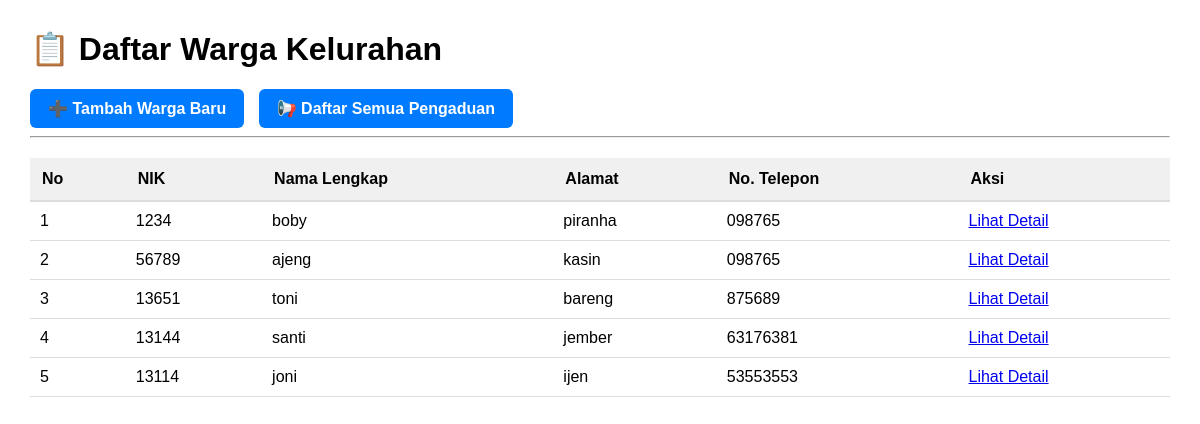
The app's page /warga/, older data.
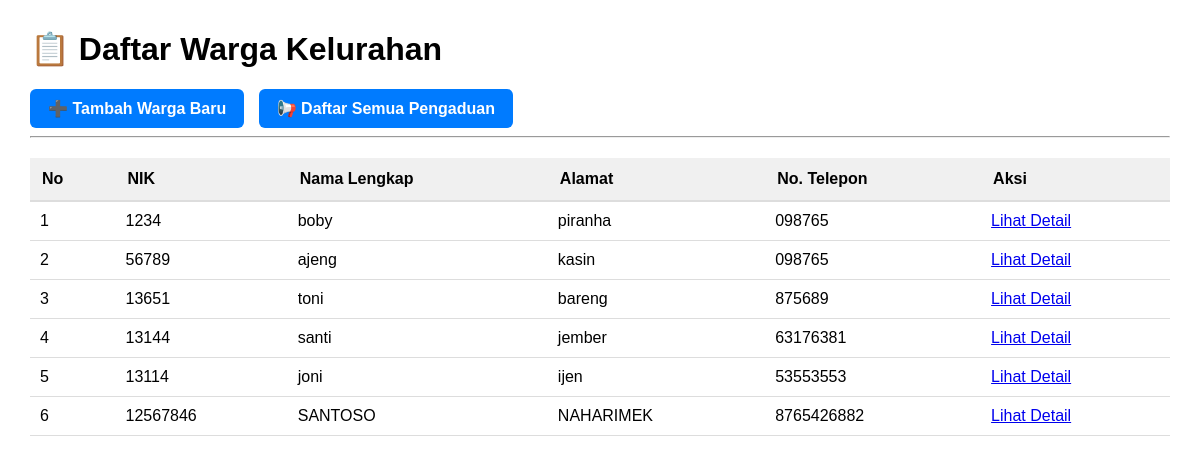
The same page, newer data.
### warga/models.py (models this page shows, shortened)
class Warga(models.Model):
    nik          = models.CharField(max_length=16, unique=True)
    nama_lengkap = models.CharField(max_length=120)
    alamat       = models.TextField()
    no_telepon   = models.CharField(max_length=15, blank=True)  # ← baru
    tanggal        = models.DateField(auto_now_add=True)   # ← kolom baru

### warga/views.py (the view)
# urls.py: path('', WargaListView.as_view(), name='warga-list'), # ⚠️ name='warga-list'
class WargaListView(ListView):
    model = Warga
    template_name = 'warga/warga_list.html'
    context_object_name = 'warga_list'
    paginate_by = 20

### warga/templates/warga/warga_list.html (shortened to what this page needs)
<!DOCTYPE html>
<html>
<head>
</head>
<body>
    <h1>📋 Daftar Warga Kelurahan</h1>
    <a href="{% url 'warga-tambah' %}" class="btn">➕ Tambah Warga Baru</a>
    <a href="{% url 'pengaduan-list' %}" class="btn">📢 Daftar Semua Pengaduan</a>
    <hr>
    <table>
        <thead>
            <tr>
                <th>No</th>
                <th>NIK</th>
                <th>Nama Lengkap</th>
                <th>Alamat</th>
                <th>No. Telepon</th>
                <th>Aksi</th>
            </tr>
        </thead>
        <tbody>
            {% for warga in warga_list %}
            <tr>
                <td>{{ forloop.counter }}</td>
                <td>{{ warga.nik }}</td>
                <td>{{ warga.nama_lengkap }}</td>
                <td>{{ warga.alamat }}</td>
                <td>{{ warga.no_telepon }}</td>
                <td>
                    <a href="{% url 'warga-detail' warga.pk %}">Lihat Detail</a>
                </td>
            </tr>
            {% empty %}
            <tr>
                <td colspan="6" style="text-align:center;">Belum ada data warga.</td>
            </tr>
            {% endfor %}
        </tbody>
    </table>
</body>
</html>

Row changes from the older to the newer data that the page shows:
added Warga: nik "12567846", nama_lengkap "SANTOSO", alamat "NAHARIMEK", no_telepon "8765426882"
